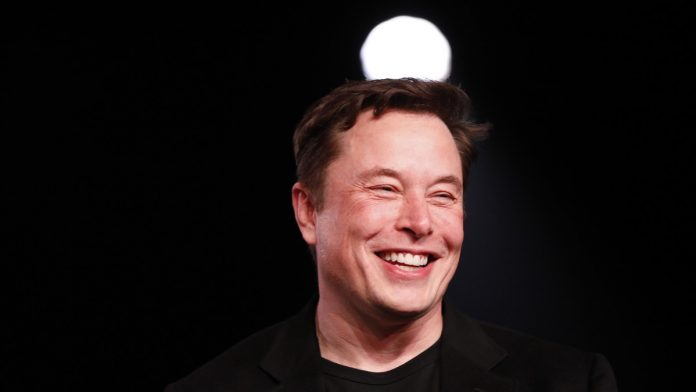
#> input picture IMG.jpg, 696 x 392 px, given in place of the camera
$ python edge_detection.py   (older library calls are emulated)
#> lines starting #> are read from the running program, lines starting #| are printed output that depends on the picture; after the words box and inside, x2 and y2 are one past the last pixel; in counts of white or black regions, pixels touching at a corner belong together
import cv2
import numpy as np

cap = cv2.VideoCapture(0)

while(1):

    _, frame = cap.read()
#> frame is the input picture: shape (392, 696, 3); mean B, G, R 22.7, 23.6, 32.3
    laplacian = cv2.Laplacian(frame, cv2.CV_64F)
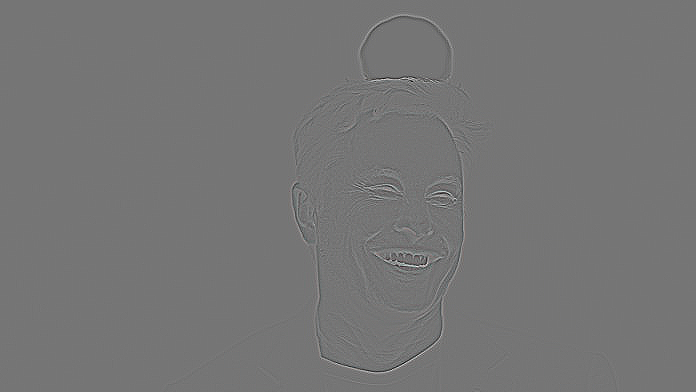
#> laplacian: shape (392, 696, 3) float64; mean B, G, R 0, 0, 0; drawn with min black and max white
    soblex = cv2.Sobel(frame, cv2.CV_64F, 1, 0, ksize = 5)
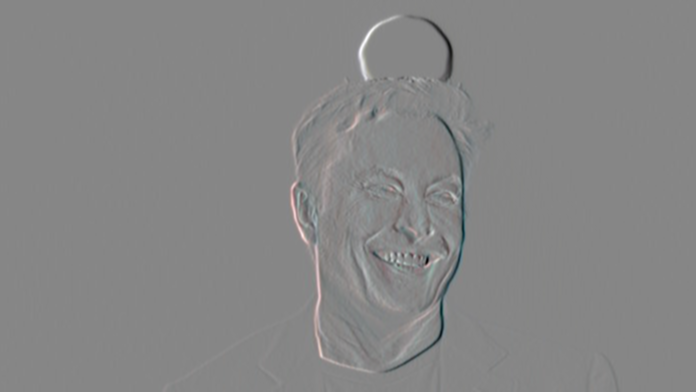
#> soblex: shape (392, 696, 3) float64; mean B, G, R -0.1, -0.1, -0.1; drawn with min black and max white
    sobley = cv2.Sobel(frame, cv2.CV_64F, 0, 1, ksize = 5)
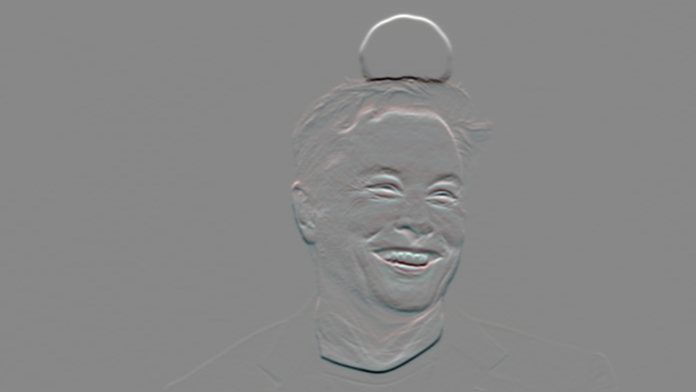
#> sobley: shape (392, 696, 3) float64; mean B, G, R 3, 3, 3.7; drawn with min black and max white
    edges = cv2.Canny(frame, 100, 100)
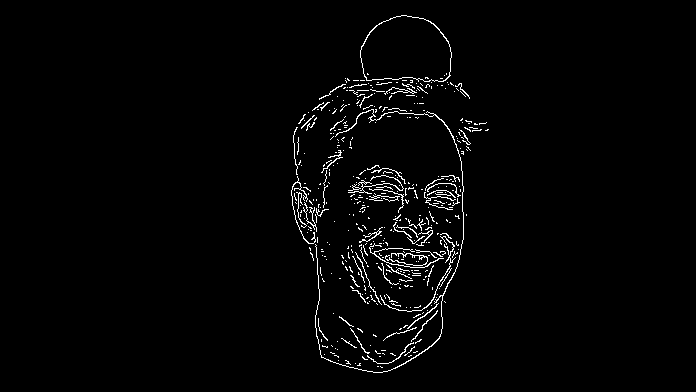
#> edges: shape (392, 696); 2% white in thin lines or dots, all inside (x1, y1, x2, y2) = (291, 15, 489, 373)


    cv2.imshow('original', frame)
    cv2.imshow('laplacian', laplacian)
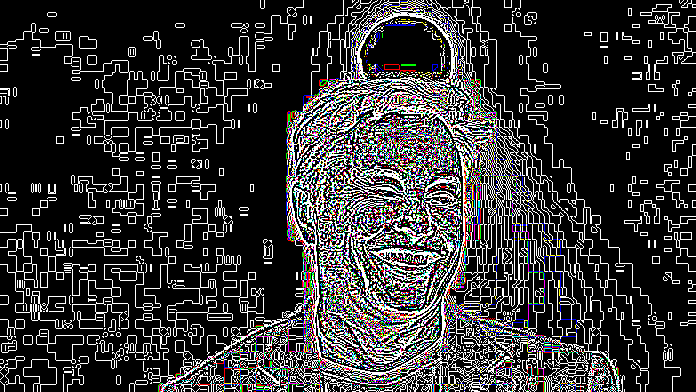
#> window 'laplacian': shape (392, 696, 3); mean B, G, R 51.6, 51.3, 51.9
    cv2.imshow('soblex', soblex)
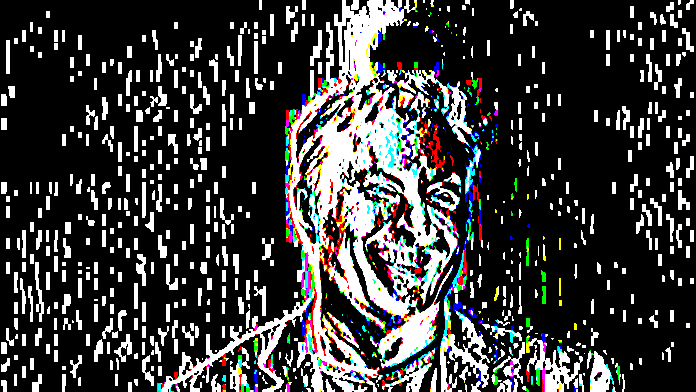
#> window 'soblex': shape (392, 696, 3); mean B, G, R 59.3, 59.7, 59.7
    cv2.imshow('sobley', sobley)
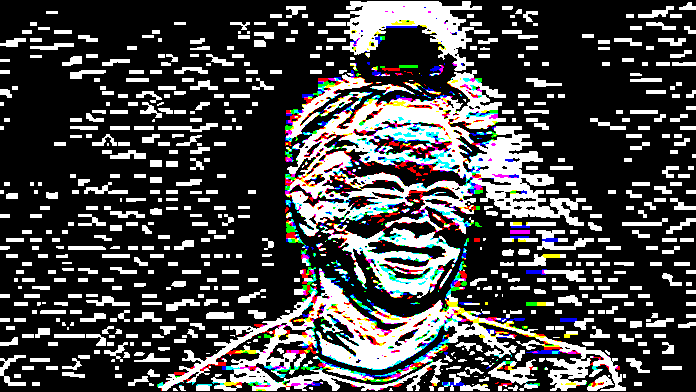
#> window 'sobley': shape (392, 696, 3); mean B, G, R 70.7, 70.8, 71
    cv2.imshow('edges', edges)


    k = cv2.waitKey(5) & 0xFF
#> (key Esc is pressed here)
    if k == 27:
        break


cv2.destroyAllWindows()
cap.release()
